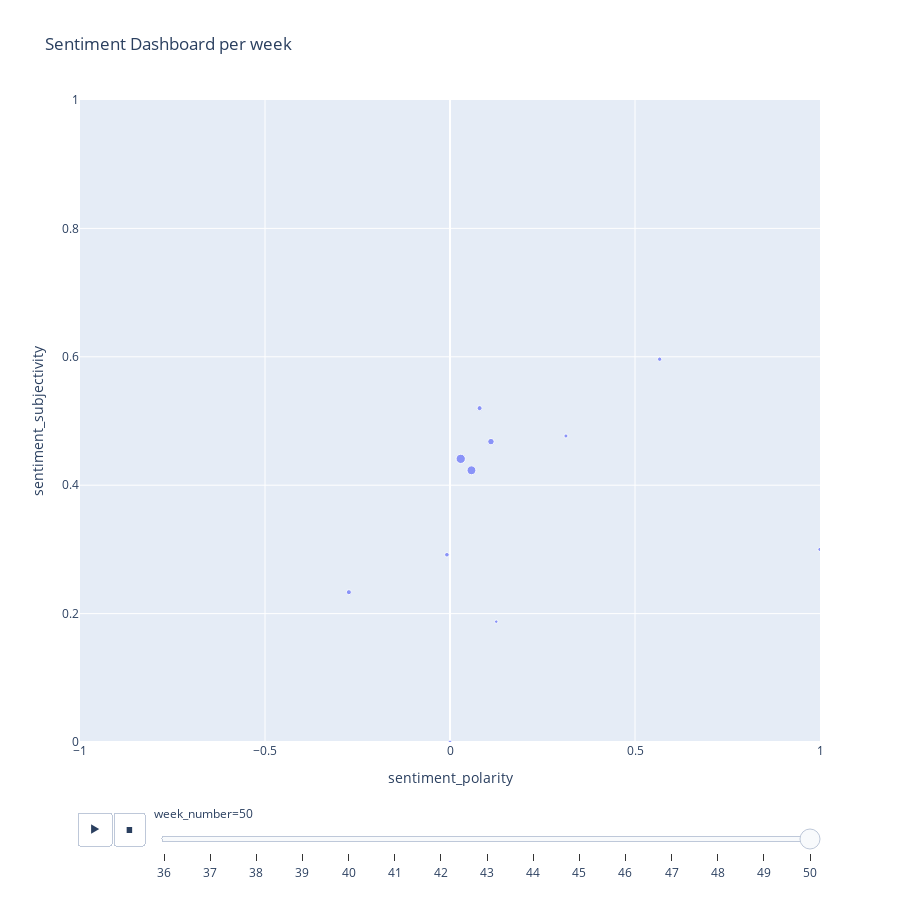

Write notebook code for a chart like this one.
### Code cell
px.scatter(df.sort_values(by="week_number"), x="sentiment_polarity", 
           y="sentiment_subjectivity", 
           size="word_count", 
           hover_data=["text_preview", "term", "author", "permalink"], 
           title="Sentiment Dashboard per week", 
#           marginal_x="violin", 
           animation_frame="week_number",
             height=900,
           width=900,
          range_x=[-1, 1],
           range_y=[0, 1],
           )

### Figure 1 — Plotly figure (JSON) as saved in the notebook; plotly's stock layout.template omitted (floating-point values rounded to 4 significant figures)
{"data": [{"customdata": [["I've been going through some EQ settings as well and I've found Jim's EQ settings (Jim's Review Room...", "jabra", "RehabilitativeAttack", "/r/headphones/comments/e94ynt/jabra_elite_75t_eq/fajddn7/"], ["Hey Guys, I have been having problems with my Jabra Elite Active 65T earbuds and wondered if anyone ...", "jabra", "Shovelman08", "/r/headphones/comments/e65wdm/rheadphones_tech_support_and_general_help_thread/fafp8h3/"], ["I just got the jabra 65t today and yes, volume is so terribly low.\nI read the comments from your old...", "jabra", "jabrahelp", "/r/headphones/comments/e9g3bv/quick_impressions_of_monoprice_m1570/faixz04/"], ["Looking for a wireless headphone akin to Koss porta pro. What's my best bet? I know they have a wire...", "jabra", "GurgelBrannare", "/r/headphones/comments/e461ur/weekly_rheadphones_discussion_79_chifi_iems_vs/fal84l3/"], ["I though Jabra said that the 75T sounds exactly the same as 65T. The improvements were in terms of s...", "jabra", "nitheeshas", "/r/headphones/comments/e9s6zo/jabra_elite_75t_vs_65t/faljxvz/"], ["I bought the Jabra Elite 75t, and yea the left side disconnects for a few seconds. It has been happe...", "jabra", "mandy_bre", "/r/headphones/comments/e9mw1w/true_wireless_slave_earbuds_vs_both_connected/faku3vo/"], ["Good question - AirPod pros/AirPods/Powerbeats pro/galaxy buds/XM3s all had great connections with n...", "jabra", "swedishfishman1", "/r/headphones/comments/e8yxh0/my_massive_truly_wireless_headphone_review/fag77le/"], ["Look out for the incredibly high noise floor. I tested one of my friend's Jabra Elite 65T which had ...", "jabra", "nitheeshas", "/r/headphones/comments/e9mw1w/true_wireless_slave_earbuds_vs_both_connected/faljqqp/"], ["Jabra Elite 75t earbuds:\n\nStarting last week, the right earbud on my Jabra Elite 75t earbuds is very...", "jabra", "e_identity", "/r/headphones/comments/e65wdm/rheadphones_tech_support_and_general_help_thread/faa7r1y/"], ["Yes it is, I've used the Jabra 65t and the Powerbeats Pro. In terms of user friendliness and smooth ...", "jabra", "tricksareformen", "/r/headphones/comments/e9mw1w/true_wireless_slave_earbuds_vs_both_connected/fajzvgy/"], ["Nah it's just that i got used to listening to jbl onax volume and now that I'm switching to jabra, t...", "jabra", "DjarDjar", "/r/headphones/comments/e9s6zo/jabra_elite_75t_vs_65t/fal9zdv/"]], "hoverlabel": {"namelength": 0}, "hovertemplate": "week_number=50<br>sentiment_polarity=%{x}<br>sentiment_subjectivity=%{y}<br>word_count=%{marker.size}<br>text_preview=%{customdata[0]}<br>term=%{customdata[1]}<br>author=%{customdata[2]}<br>permalink=%{customdata[3]}", "legendgroup": "", "marker": {"color": "#636efa", "size": [38, 180, 44, 87, 25, 53, 34, 53, 164, 39, 31], "sizemode": "area", "sizeref": 4.16, "symbol": "circle"}, "mode": "markers", "name": "", "showlegend": false, "type": "scatter", "x": [1, 0.029, -0.008333, 0.1107, 0.125, -0.2733, 0.3133, 0.08, 0.05801, 0.5667, 0], "xaxis": "x", "y": [0.3, 0.4411, 0.2917, 0.4679, 0.1875, 0.2333, 0.4767, 0.52, 0.4232, 0.5963, 0], "yaxis": "y"}], "layout": {"height": 900, "legend": {"itemsizing": "constant", "tracegroupgap": 0}, "sliders": [{"active": 14, "currentvalue": {"prefix": "week_number="}, "len": 0.9, "pad": {"b": 10, "t": 60}, "steps": [{"args": [["36"], {"frame": {"duration": 0, "redraw": false}, "fromcurrent": true, "mode": "immediate", "transition": {"duration": 0, "easing": "linear"}}], "label": "36", "method": "animate"}, {"args": [["37"], {"frame": {"duration": 0, "redraw": false}, "fromcurrent": true, "mode": "immediate", "transition": {"duration": 0, "easing": "linear"}}], "label": "37", "method": "animate"}, {"args": [["38"], {"frame": {"duration": 0, "redraw": false}, "fromcurrent": true, "mode": "immediate", "transition": {"duration": 0, "easing": "linear"}}], "label": "38", "method": "animate"}, {"args": [["39"], {"frame": {"duration": 0, "redraw": false}, "fromcurrent": true, "mode": "immediate", "transition": {"duration": 0, "easing": "linear"}}], "label": "39", "method": "animate"}, {"args": [["40"], {"frame": {"duration": 0, "redraw": false}, "fromcurrent": true, "mode": "immediate", "transition": {"duration": 0, "easing": "linear"}}], "label": "40", "method": "animate"}, {"args": [["41"], {"frame": {"duration": 0, "redraw": false}, "fromcurrent": true, "mode": "immediate", "transition": {"duration": 0, "easing": "linear"}}], "label": "41", "method": "animate"}, {"args": [["42"], {"frame": {"duration": 0, "redraw": false}, "fromcurrent": true, "mode": "immediate", "transition": {"duration": 0, "easing": "linear"}}], "label": "42", "method": "animate"}, {"args": [["43"], {"frame": {"duration": 0, "redraw": false}, "fromcurrent": true, "mode": "immediate", "transition": {"duration": 0, "easing": "linear"}}], "label": "43", "method": "animate"}, {"args": [["44"], {"frame": {"duration": 0, "redraw": false}, "fromcurrent": true, "mode": "immediate", "transition": {"duration": 0, "easing": "linear"}}], "label": "44", "method": "animate"}, {"args": [["45"], {"frame": {"duration": 0, "redraw": false}, "fromcurrent": true, "mode": "immediate", "transition": {"duration": 0, "easing": "linear"}}], "label": "45", "method": "animate"}, {"args": [["46"], {"frame": {"duration": 0, "redraw": false}, "fromcurrent": true, "mode": "immediate", "transition": {"duration": 0, "easing": "linear"}}], "label": "46", "method": "animate"}, {"args": [["47"], {"frame": {"duration": 0, "redraw": false}, "fromcurrent": true, "mode": "immediate", "transition": {"duration": 0, "easing": "linear"}}], "label": "47", "method": "animate"}, {"args": [["48"], {"frame": {"duration": 0, "redraw": false}, "fromcurrent": true, "mode": "immediate", "transition": {"duration": 0, "easing": "linear"}}], "label": "48", "method": "animate"}, {"args": [["49"], {"frame": {"duration": 0, "redraw": false}, "fromcurrent": true, "mode": "immediate", "transition": {"duration": 0, "easing": "linear"}}], "label": "49", "method": "animate"}, {"args": [["50"], {"frame": {"duration": 0, "redraw": false}, "fromcurrent": true, "mode": "immediate", "transition": {"duration": 0, "easing": "linear"}}], "label": "50", "method": "animate"}], "x": 0.1, "xanchor": "left", "y": 0, "yanchor": "top"}], "title": {"text": "Sentiment Dashboard per week"}, "updatemenus": [{"active": 0, "buttons": [{"args": [null, {"frame": {"duration": 500, "redraw": false}, "fromcurrent": true, "mode": "immediate", "transition": {"duration": 500, "easing": "linear"}}], "label": "&#9654;", "method": "animate"}, {"args": [[null], {"frame": {"duration": 0, "redraw": false}, "fromcurrent": true, "mode": "immediate", "transition": {"duration": 0, "easing": "linear"}}], "label": "&#9724;", "method": "animate"}], "direction": "left", "pad": {"r": 10, "t": 70}, "showactive": false, "type": "buttons", "x": 0.1, "xanchor": "right", "y": 0, "yanchor": "top"}], "width": 900, "xaxis": {"anchor": "y", "domain": [0, 1], "range": [-1, 1], "title": {"text": "sentiment_polarity"}, "type": "linear"}, "yaxis": {"anchor": "x", "domain": [0, 1], "range": [0, 1], "title": {"text": "sentiment_subjectivity"}, "type": "linear"}}}
